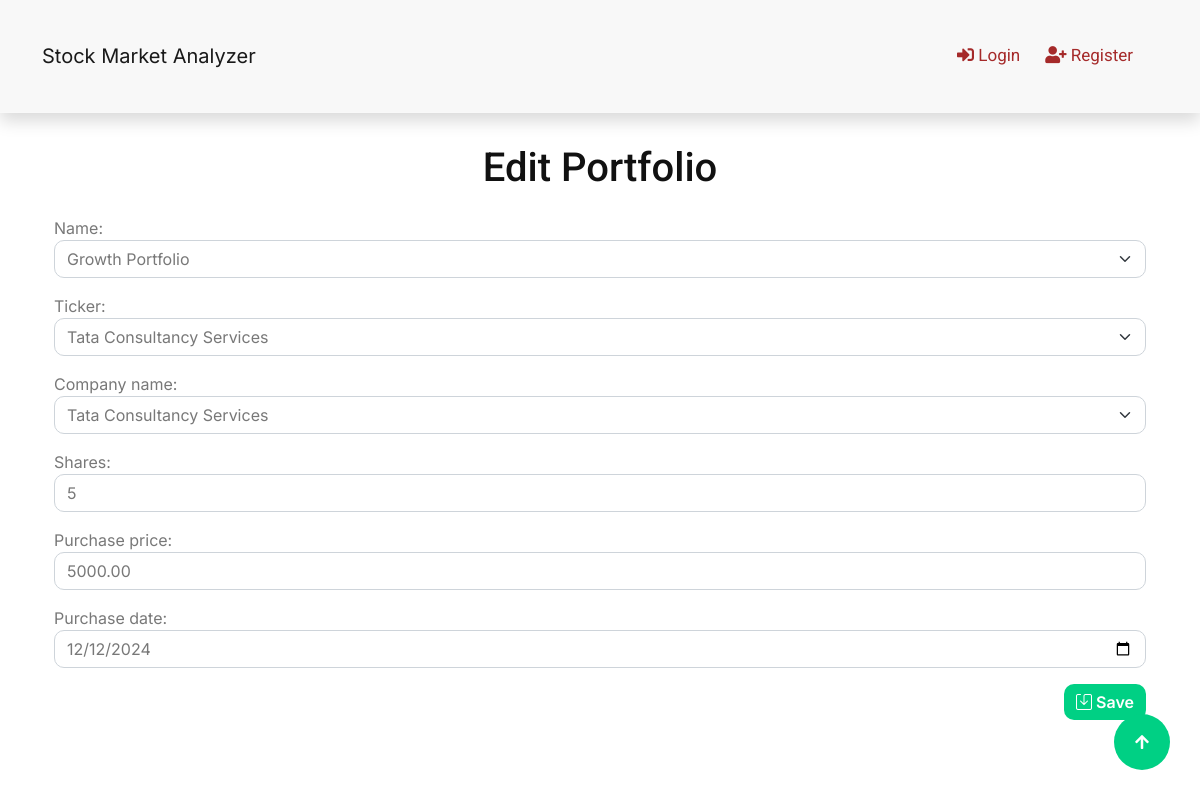
Page /portfolio/edit/1/ on the committed database.
### myapp/models.py (models this page shows, shortened)
class Portfolio(models.Model):
    PORTFOLIO_NAME_CHOICES = [
        ('Growth', 'Growth Portfolio'),
        ('Income', 'Income Portfolio'),
        ('Balanced', 'Balanced Portfolio'),
        ('Aggressive', 'Aggressive Portfolio'),
        ('Conservative', 'Conservative Portfolio'),
    ]
    STOCK_CHOICES = [
        ('RELIANCE.BO', 'Reliance Industries'),
        ('TCS.BO', 'Tata Consultancy Services'),
        ('INFY.BO', 'Infosys Limited'),
        ('HDFCBANK.BO', 'HDFC Bank'),
        ('ICICIBANK.BO', 'ICICI Bank'),
        ('ITC.BO', 'ITC Limited'),
        ('LT.BO', 'Larsen & Toubro'),
        ('SBIN.BO', 'State Bank of India'),
        ('HINDUNILVR.BO', 'Hindustan Unilever'),
        ('BAJAJFIN.BO', 'Bajaj Finance'),
    ]
    name = models.CharField(max_length=100, choices=PORTFOLIO_NAME_CHOICES)  # Portfolio name dropdown
    ticker = models.CharField(max_length=15, choices=STOCK_CHOICES)  # Increased max_length to 15
    company_name = models.CharField(max_length=100, choices=STOCK_CHOICES)  # Company name dropdown
    shares = models.PositiveIntegerField()  # Number of shares owned
    purchase_price = models.DecimalField(max_digits=10, decimal_places=2)  # Purchase price per share
    purchase_date = models.DateField()  # Date of purchase

### myapp/views.py (the view)
# urls.py: path('portfolio/edit/<int:pk>/', views.portfolio_edit, name='portfolio_edit'),
def portfolio_edit(request, pk):
    portfolio = get_object_or_404(Portfolio, pk=pk)
    if request.method == 'POST':
        form = PortfolioForm(request.POST, instance=portfolio)
        if form.is_valid():
            form.save()
            return redirect('portfolio_list')
    else:
        form = PortfolioForm(instance=portfolio)
    return render(request, 'portfolio/portfolio_form.html', {'form': form})

### myapp/forms.py
class PortfolioForm(forms.ModelForm):
    class Meta:
        model = Portfolio
        fields = ['name', 'ticker', 'company_name', 'shares', 'purchase_price', 'purchase_date']
        widgets = {
            'name': forms.Select(attrs={'class': 'form-select', 'placeholder': 'Select Portfolio Type'}),
            'ticker': forms.Select(attrs={'class': 'form-select', 'placeholder': 'Select Stock Ticker'}),
            'company_name': forms.Select(attrs={'class': 'form-select', 'placeholder': 'Select Company'}),
            'shares': forms.NumberInput(attrs={'class': 'form-control', 'placeholder': 'Enter number of shares'}),
            'purchase_price': forms.NumberInput(attrs={'class': 'form-control', 'placeholder': 'Enter purchase price'}),
            'purchase_date': forms.DateInput(attrs={
                'class': 'form-control',
                'placeholder': 'Select purchase date',
                'type': 'date',
            }),
        }

### templates/portfolio/portfolio_form.html (shortened to what this page needs)
{% extends 'base.html' %}
{% block content %}
<div class="container mt-4">
    <h1 class="text-center">
        {% if form.instance.pk %}Edit Portfolio{% else %}Add Portfolio{% endif %}
    </h1>
    <form method="POST" class="mt-4">
        {{ form.as_p }}
        <div class="text-end">
            <button type="submit" class="btn btn-primary">
                <i class="bi bi-save"></i> Save
            </button>
        </div>
    </form>
</div>
{% endblock %}

### static/css/style.css (style rules this page uses)
.btn { font-weight: 600; transition: .5s; }
.btn.btn-primary { color: var(--bs-white); border: none; }

### rows in the picture
Portfolio: name "Growth Portfolio", ticker "Tata Consultancy Services", company_name "Tata Consultancy Services", shares "5", purchase_price "5000.00", purchase_date "12/12/2024"
